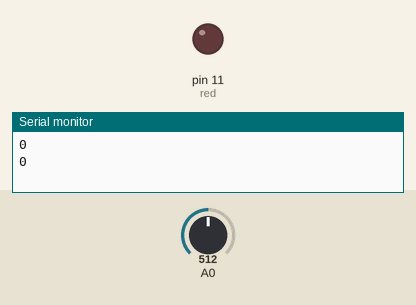
The sketch below on a simulated Arduino Uno, built with avr-gcc and run on an emulated ATmega328P. Shown: output pins drawn as LEDs (lit = HIGH), the last lines printed to the serial monitor. The inputs (shaded band) are chosen by the test bench; at power-on: A0 = 512.

Above: at 1.8 s.
1.9 s: A0 set to 986
3.4 s: A0 set to 1005
At 4.6 s:
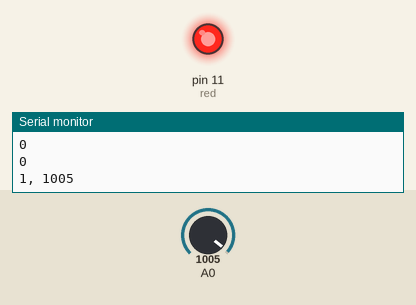
5.5 s: A0 set to 985
At 7.2 s:
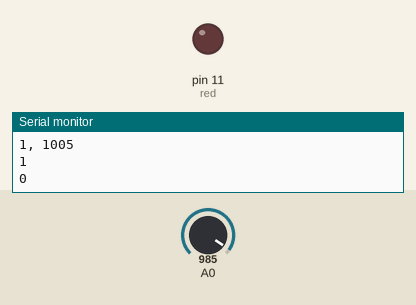
7.5 s: A0 set to 1023
At 8.9 s:
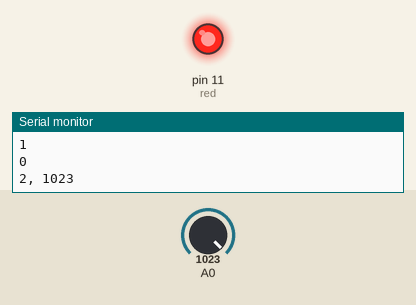
Timing chart, 0 to 10.5 s (numbered marks = the images above; inputs shaded):
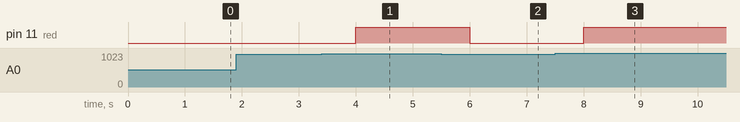

The sketch:

sketch_jan18a_analog.ino
```cpp
int red=11;
bool flag=false;
int touchN=0;

void setup() {
  // put your setup code here, to run once:
  Serial.begin(9600);
  pinMode(red, OUTPUT);

}

void loop() {
  int sensorValue = analogRead(A0);
  int digitalValue = (int)sensorValue * (255.0 / 1023.0);


  if (sensorValue>995){
    digitalWrite(red, HIGH);
    if(!flag)
      touchN++;
    Serial.print(touchN);
    Serial.print(", ");
    Serial.println(sensorValue);

    flag=true;
  }
  else {
    Serial.println(flag);
    digitalWrite(red, LOW);
    flag=false;
  }
  // analogWrite(red, digitalValue);

  delay(1000);
}
```

Measured:
- the behaviour switches between 995 and 996 on A0 (found by bisection; images 0 and 1)
- after the input at 3.4 s, pin 11 (red): LOW → HIGH after 0.60 s
- after the input at 5.5 s, pin 11 (red): HIGH → LOW after 0.50 s
- after the input at 7.5 s, pin 11 (red): LOW → HIGH after 0.50 s
